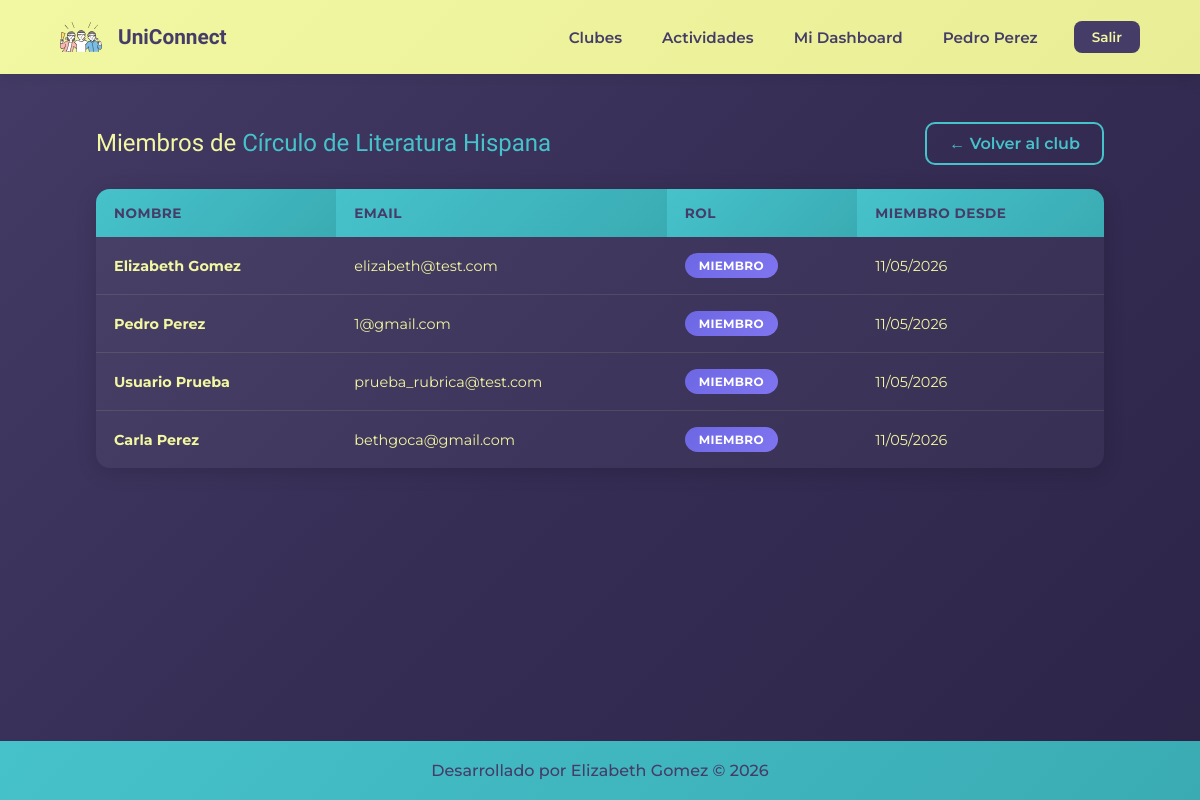
The page /miembros_club.php?id=4 (signed in) on the database its author committed.
### tables this page shows
CREATE TABLE `clubes` (
  `id_club` int(11) NOT NULL,
  `nombre_club` varchar(100) NOT NULL,
  `descripcion` text DEFAULT NULL,
  `categoria` varchar(50) DEFAULT NULL
);

CREATE TABLE `miembros_club` (
  `id_miembro` int(11) NOT NULL,
  `id_usuario` int(11) NOT NULL,
  `id_club` int(11) NOT NULL,
  `fecha_union` datetime DEFAULT current_timestamp(),
  `rol` varchar(30) DEFAULT 'miembro'
);

CREATE TABLE `usuarios` (
  `id_usuario` int(11) NOT NULL,
  `nombre` varchar(100) NOT NULL,
  `email` varchar(150) NOT NULL,
  `password_hash` varchar(255) NOT NULL,
  `fecha_registro` datetime DEFAULT current_timestamp()
);

### miembros_club.php (the view, shortened to what this page needs)
<?php
$conexionbd = conectar_bd();
$id_club = filter_input(INPUT_GET, 'id', FILTER_VALIDATE_INT);
$stmt = mysqli_prepare($conexionbd, "SELECT * FROM clubes WHERE id_club = ?");
mysqli_stmt_bind_param($stmt, "i", $id_club);
mysqli_stmt_execute($stmt);
$res = mysqli_stmt_get_result($stmt);
$club = mysqli_fetch_assoc($res);
$stmt_m = mysqli_prepare($conexionbd,
    "SELECT u.nombre, u.email, mc.fecha_union, mc.rol
     FROM miembros_club mc
     INNER JOIN usuarios u ON mc.id_usuario = u.id_usuario
     WHERE mc.id_club = ?
     ORDER BY mc.fecha_union ASC");
mysqli_stmt_bind_param($stmt_m, "i", $id_club);
mysqli_stmt_execute($stmt_m);
$res_m = mysqli_stmt_get_result($stmt_m);
?>
<!DOCTYPE html>
<html lang="es-mx">
<head>
    <link rel="stylesheet" href="./styles/style.css">
    <link rel="stylesheet" href="./styles/style_lista.css">
</head>
<body>
    <?php include("includes/header_privado.php"); ?>
    <main class="lista_contenedor">
        <div style="display: flex; justify-content: space-between; align-items: center; flex-wrap: wrap; gap: 15px;">
            <h2 class="presentacion_contenido_titulo" style="font-size: 1.5rem;">
                Miembros de <span class="titulo-resaltar"><?php echo htmlspecialchars($club['nombre_club']); ?></span>
            </h2>
            <a href="detalle_club.php?id=<?php echo $id_club; ?>" class="boton_secundario" id="btn-volver-club">← Volver al club</a>
        </div>
        <table class="tabla_actividades">
            <thead>
                <tr>
                    <th>Nombre</th>
                    <th>Email</th>
                    <th>Rol</th>
                    <th>Miembro desde</th>
                </tr>
            </thead>
            <tbody>
                <?php if (mysqli_num_rows($res_m) > 0): ?>
                    <?php while($miembro = mysqli_fetch_assoc($res_m)): ?>
                    <tr>
                        <td><strong><?php echo htmlspecialchars($miembro['nombre']); ?></strong></td>
                        <td><?php echo htmlspecialchars($miembro['email']); ?></td>
                        <td><span class="badge_tipo"><?php echo htmlspecialchars($miembro['rol']); ?></span></td>
                        <td><?php echo date('d/m/Y', strtotime($miembro['fecha_union'])); ?></td>
                    </tr>
                    <?php endwhile; ?>
                <?php else: ?>
                    <tr>
                        <td colspan="4" style="text-align: center; padding: 40px;">Este club aún no tiene miembros. ¡Sé el primero!</td>
                    </tr>
                <?php endif; ?>
            </tbody>
        </table>
    </main>
    <?php include("includes/footer.php"); ?>
</body>
</html>

### styles/style.css (style rules this page uses)
:root { --color-primario:#453C67; --color-secundario:#F2F7A1; --color-terciario:#46C2CB; --color-cuaternario:#6D67E4; --fuente-montserrat:"Montserrat", sans-serif; --fuente-krona:"Krona One", sans-serif; --sombra-suave: 0 4px 20px rgba(0, 0, 0, 0.15); --sombra-elevada: 0 8px 32px rgba(0, 0, 0, 0.25); --gradiente-fondo: linear-gradient(135deg, #453C67 0%, #352d54 50%, #2d2548 100%); --transicion: 0.3s cubic-bezier(0.4, 0, 0.2, 1); }
* { padding:0; margin: 0; box-sizing: border-box; }
body { background: var(--gradiente-fondo); color: var(--color-secundario); display: flex; flex-direction: column; min-height: 100vh; font-family: var(--fuente-montserrat); }
main { flex: 1; }
.presentacion_contenido_titulo { font-size: 2.25rem; font-family: var(--fuente-krona); font-weight: 400; line-height: 1.3; }
.titulo-resaltar { color:var(--color-terciario); position: relative; }
.boton_secundario { background-color: transparent; border: 2px solid var(--color-terciario); color: var(--color-terciario); padding: 10px 22px; border-radius: 10px; font-size: 1rem; font-family: var(--fuente-montserrat); font-weight: 600; cursor: pointer; text-decoration: none; display: inline-block; transition: var(--transicion); text-align: center; }
@media (max-width:1200px) { .presentacion_contenido_titulo { font-size: 1.8rem; } }

### styles/style_lista.css (style rules this page uses)
.lista_contenedor { padding: 4% 8%; display: flex; flex-direction: column; gap: 24px; min-height: 70vh; }
.tabla_actividades { width: 100%; border-collapse: separate; border-spacing: 0; background-color: rgba(255, 255, 255, 0.04); border-radius: 14px; overflow: hidden; font-family: var(--fuente-montserrat); box-shadow: var(--sombra-suave); }
.tabla_actividades th { background: linear-gradient(135deg, var(--color-terciario), #3aabb3); color: var(--color-primario); padding: 16px 18px; text-align: left; font-family: var(--fuente-montserrat); font-size: 0.85rem; font-weight: 700; text-transform: uppercase; letter-spacing: 0.5px; }
.tabla_actividades td { padding: 16px 18px; border-bottom: 1px solid rgba(242, 247, 161, 0.1); color: var(--color-secundario); font-size: 0.9rem; }
.tabla_actividades tr { transition: var(--transicion); }
.tabla_actividades tbody tr:last-child td { border-bottom: none; }
.badge_tipo { background: linear-gradient(135deg, var(--color-cuaternario), #8075f0); color: white; padding: 5px 14px; border-radius: 20px; font-size: 0.75rem; font-weight: 700; display: inline-block; text-transform: uppercase; letter-spacing: 0.3px; }

### rows shown on the page
clubes: nombre_club "Círculo de Literatura Hispana"
miembros_club: id_usuario.nombre "Elizabeth Gomez", id_usuario.email "elizabeth@test.com", rol "MIEMBRO", fecha_union "11/05/2026"
miembros_club: id_usuario.nombre "Pedro Perez", id_usuario.email "1@gmail.com", rol "MIEMBRO", fecha_union "11/05/2026"
miembros_club: id_usuario.nombre "Usuario Prueba", id_usuario.email "prueba_rubrica@test.com", rol "MIEMBRO", fecha_union "11/05/2026"
miembros_club: id_usuario.nombre "Carla Perez", id_usuario.email "bethgoca@gmail.com", rol "MIEMBRO", fecha_union "11/05/2026"

### other values the page prints
$_SESSION['nombre'] "Pedro Perez"
